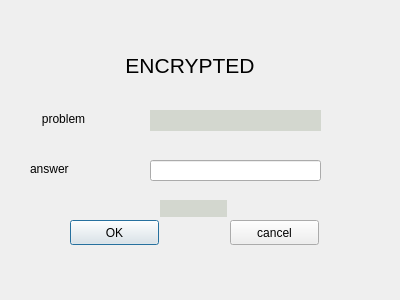
<?xml version="1.0" encoding="UTF-8"?>
<ui version="4.0">
 <class>zhaohuimima2</class>
 <widget class="QDialog" name="zhaohuimima2">
  <property name="geometry">
   <rect>
    <x>0</x>
    <y>0</y>
    <width>400</width>
    <height>300</height>
   </rect>
  </property>
  <property name="windowTitle">
   <string>Dialog</string>
  </property>
  <widget class="QLabel" name="ENCRYPTED">
   <property name="geometry">
    <rect>
     <x>70</x>
     <y>40</y>
     <width>240</width>
     <height>50</height>
    </rect>
   </property>
   <property name="font">
    <font>
     <pointsize>16</pointsize>
    </font>
   </property>
   <property name="text">
    <string>ENCRYPTED</string>
   </property>
   <property name="alignment">
    <set>Qt::AlignCenter</set>
   </property>
  </widget>
  <widget class="QLabel" name="problem">
   <property name="geometry">
    <rect>
     <x>30</x>
     <y>110</y>
     <width>67</width>
     <height>17</height>
    </rect>
   </property>
   <property name="text">
    <string>problem</string>
   </property>
   <property name="alignment">
    <set>Qt::AlignCenter</set>
   </property>
  </widget>
  <widget class="QLabel" name="label">
   <property name="geometry">
    <rect>
     <x>150</x>
     <y>110</y>
     <width>171</width>
     <height>21</height>
    </rect>
   </property>
   <property name="styleSheet">
    <string notr="true">background-color: rgb(211, 215, 207);</string>
   </property>
   <property name="text">
    <string/>
   </property>
  </widget>
  <widget class="QPushButton" name="confirm">
   <property name="geometry">
    <rect>
     <x>70</x>
     <y>220</y>
     <width>89</width>
     <height>25</height>
    </rect>
   </property>
   <property name="text">
    <string>OK</string>
   </property>
  </widget>
  <widget class="QPushButton" name="cancel2">
   <property name="geometry">
    <rect>
     <x>230</x>
     <y>220</y>
     <width>89</width>
     <height>25</height>
    </rect>
   </property>
   <property name="text">
    <string>cancel</string>
   </property>
  </widget>
  <widget class="QLabel" name="answer">
   <property name="geometry">
    <rect>
     <x>30</x>
     <y>160</y>
     <width>67</width>
     <height>17</height>
    </rect>
   </property>
   <property name="frameShape">
    <enum>QFrame::NoFrame</enum>
   </property>
   <property name="text">
    <string>answer</string>
   </property>
  </widget>
  <widget class="QLineEdit" name="lineEdit">
   <property name="geometry">
    <rect>
     <x>150</x>
     <y>160</y>
     <width>171</width>
     <height>21</height>
    </rect>
   </property>
  </widget>
  <widget class="QLabel" name="label_2">
   <property name="geometry">
    <rect>
     <x>160</x>
     <y>200</y>
     <width>67</width>
     <height>17</height>
    </rect>
   </property>
   <property name="styleSheet">
    <string notr="true">background-color: rgb(211, 215, 207);</string>
   </property>
   <property name="text">
    <string/>
   </property>
  </widget>
 </widget>
 <resources/>
 <connections/>
</ui>
